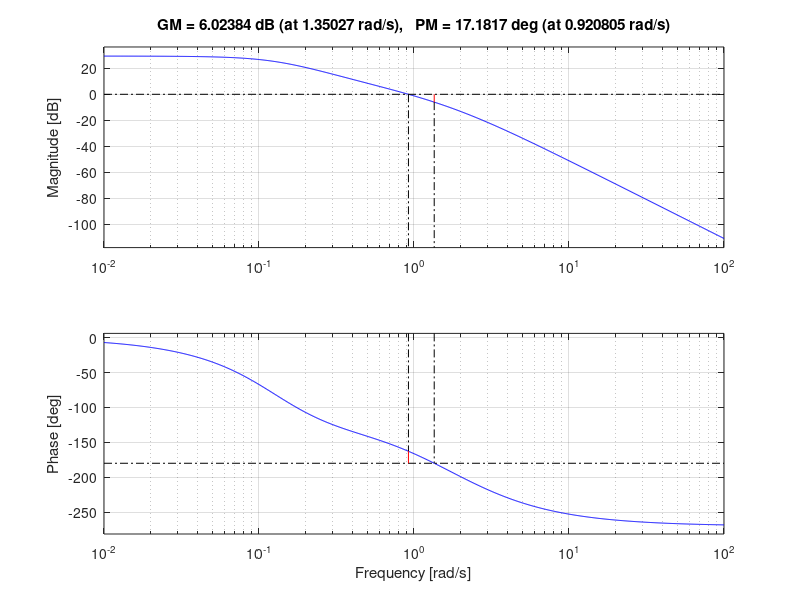

MATLAB code for this plot:
clear
clc
clf
KGH=tf([2.844 1.24],[1 3.456 3.207 0.611 0.042]);
margin(KGH)
[Gm,Pm,Wcg,Wcp]=margin(KGH)
grid on
disp('Gm is linear gain margin and GM is gain margin in dB.');
GM=20*log10(Gm)
